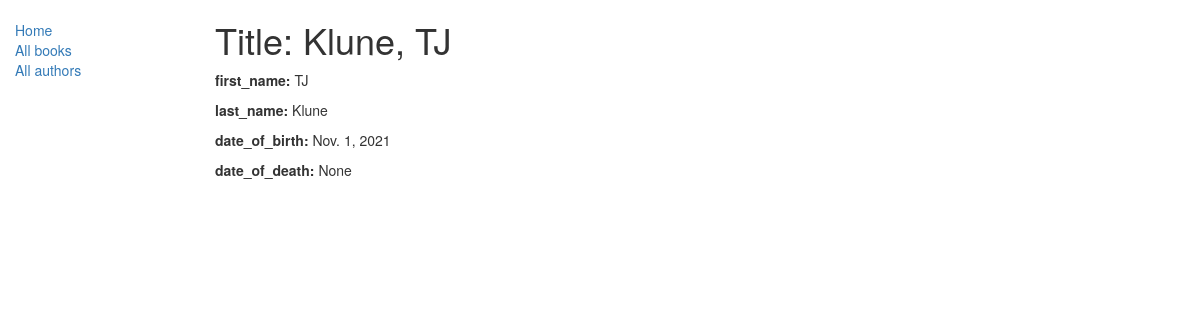
Screenshot of /catalog/author/4 with the database file from the repository.
### catalog/models.py (models this page shows, shortened)
class Author(models.Model):
    first_name = models.CharField(max_length=100)
    last_name = models.CharField(max_length=100)
    date_of_birth = models.DateField(null=True, blank=True)
    date_of_death = models.DateField('Died', null=True, blank=True)
    def __str__(self):
        return '%s, %s' % (self.last_name, self.first_name)

### catalog/views.py (the view)
# urls.py: url(r'^author/(?P<pk>\d+)$', views.AuthorDetailView.as_view(), name='author-detail'),
class AuthorDetailView(generic.DetailView):
    model = Author

### templates/catalog/author_detail.html (shortened to what this page needs)
{% extends "base_generic.html" %}
{% block content %}
  <h1>Title: {{ author }}</h1>
  <p><strong>first_name:</strong> {{ author.first_name }}</a></p>
  <p><strong>last_name:</strong> {{ author.last_name }}</p>
  <p><strong>date_of_birth:</strong> {{ author.date_of_birth }}</p>
  <p><strong>date_of_death:</strong> {{ author.date_of_death }}</p>
{% endblock %}

### rows the page displays
Author: last_name+first_name "Klune, TJ", first_name "TJ", last_name "Klune", date_of_birth "Nov. 1, 2021", date_of_death "None"
